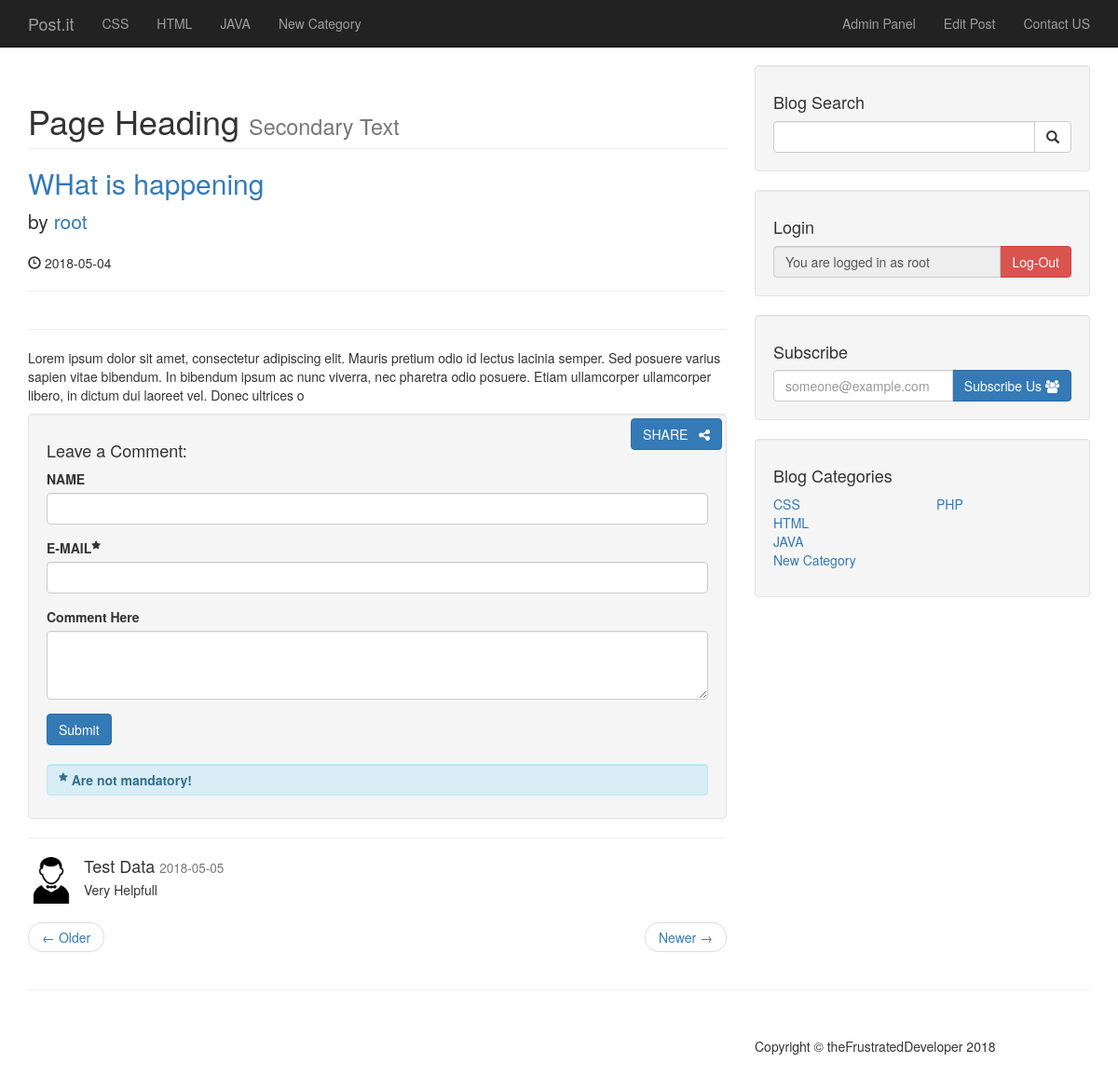
Page /post.php?p_id=7 (signed in) on the committed database.
### tables this page shows
CREATE TABLE `category` (
  `cat_id` int(3) NOT NULL,
  `cat_title` varchar(32) NOT NULL
);

CREATE TABLE `posts` (
  `post_id` int(3) NOT NULL,
  `cat_id` int(3) NOT NULL,
  `post_title` varchar(32) NOT NULL,
  `post_author` varchar(32) NOT NULL,
  `post_date` date NOT NULL,
  `post_img` text NOT NULL,
  `post_content` text NOT NULL,
  `post_tag` text NOT NULL,
  `post_status` varchar(22) NOT NULL DEFAULT 'draft',
  `views_count` int(11) NOT NULL DEFAULT '1'
);

CREATE TABLE `comments` (
  `cmt_id` int(3) NOT NULL,
  `cmt_post_id` int(3) NOT NULL,
  `cmt_author` varchar(32) NOT NULL,
  `cmt_email` varchar(64) DEFAULT NULL,
  `cmt_content` text NOT NULL,
  `cmt_status` varchar(32) NOT NULL DEFAULT 'draft',
  `cmt_date` date NOT NULL
);

### post.php (the view, shortened to what this page needs)
<?php include "includes/header.php";?>
    <?php include "includes/nav.php";?>
    <div class="container">
        <div class="row">
            <div class="col-md-8">
                <h1 class="page-header">
                    Page Heading
                    <small>Secondary Text</small>
                </h1>
                <?php
                    if(isset($_GET['p_id'])){
                        $p_id = $_GET['p_id'];
                        $selectAllfromPosts = "SELECT * FROM posts WHERE post_id=$p_id";
                        $showAllfromPosts = mysqli_query($connect,$selectAllfromPosts);
                        while($row = mysqli_fetch_assoc($showAllfromPosts)){
                            $postID = $row['post_id'];
                            $postTitle = $row['post_title'];
                            $postAuthor = $row['post_author'];
                            $postDate = $row['post_date'];
                            $postContent = $row['post_content'];
                            $updateViews = "UPDATE posts SET views_count = views_count +1 WHERE post_id = $p_id";
                            mysqli_query($connect,$updateViews);
                ?>
                    <h2>
                    <a href="/cms/post/<?php echo $postID?>"><?php echo $postTitle ?></a>
                    </h2>
                    <p class="lead">
                        by <a href="author_posts.php?author=<?php echo $postAuthor ?>"><?php echo $postAuthor ?></a>
                    </p>
                    <p><span class="glyphicon glyphicon-time"></span><?php echo "   ".$postDate ?></p>
                    <hr>
                    <hr>
                    <p><?php echo $postContent ?></p>
                    <div style="float:right;margin-right:5px;margin-top:5px;">
                        <a class="btn btn-primary" href="#">SHARE&nbsp;&nbsp;&nbsp;<i class="fa fa-share-alt" aria-hidden="true"></i></a>
                    </div>
                <?php } } ?>
                <div class="well">
                    <h4>Leave a Comment:</h4>
                    <form action="" method="post" role="form">
                        <div class="form-group">
                            <label for="author">NAME</label>
                            <input type="text" name="cmt_author" class="form-control" required>
                        </div>
                        <div class="form-group">
                            <label for="email">E-MAIL<sup><span class="fa fa-star"></span></sup></label>
                            <input type="email" name="cmt_email" class="form-control">
                        </div>
                        <div class="form-group">
                            <label for="comment">Comment Here</label>
                            <textarea name="cmt_content" class="form-control" rows="3" required></textarea>
                        </div>
                        <button type="submit" name="createComment" class="btn btn-primary">Submit</button><br><br>
                        <div>
                            <label class="form-control alert-info" for="star"><sup><span class="fa fa-star"></span></sup> Are not mandatory! </label>
                        </div>
                    </form>
                </div>
                <hr>
                <?php
                    $p_id = $_GET['p_id'];
                    $selectQuery = "SELECT * FROM comments WHERE cmt_post_id = $p_id AND cmt_status = 'approved'";
                    $performSelectQuery = mysqli_query($connect,$selectQuery);
                    while($row = mysqli_fetch_assoc($performSelectQuery)){
                        $authorName = $row['cmt_author'];
                        $commentDate = $row['cmt_date'];
                        $authorCmt = $row['cmt_content'];
                ?>
                  <div class="media">
                    <a class="pull-left" href="#">
                        <img class="media-object" width="50" height="50" src="images/users/user.png" alt="image">
                    </a>
                    <div class="media-body">
                        <h4 class="media-heading"><?php echo $authorName; ?>
                            <small><?php echo $commentDate; ?></small>
                        </h4>
                        <?php echo $authorCmt; ?>
                    </div>
                </div>
                <?php } ?>
                <ul class="pager">
                    <li class="previous">
                        <a href="#">&larr; Older</a>
                    </li>
                    <li class="next">
                        <a href="#">Newer &rarr;</a>
                    </li>
                </ul>
            </div>
            <?php include "includes/sidebar.php"; ?>
        </div>
        <hr>
<?php include "includes/footer.php"; ?>

### includes/nav.php (shortened to what this page needs)
<nav class="navbar navbar-inverse navbar-fixed-top" role="navigation">
    <div class="container">
        <div class="navbar-header">
            <a class="navbar-brand" href="/cms">Post.it</a>
        </div>
        <div class="collapse navbar-collapse" id="bs-example-navbar-collapse-1">
            <ul class="nav navbar-nav">
                <?php
                $selectAllfromCat = "SELECT * FROM category LIMIT 4";
                $showAllfromCat = mysqli_query($connect,$selectAllfromCat);
                while($row = mysqli_fetch_assoc($showAllfromCat)){
                    $navID = $row['cat_id'];
                    $navTitle = $row['cat_title'];
                    $activeClass = "";
                    $contactClass = "";
                    echo "<li class='$activeClass'><a href='/cms/sidebarCategory/$navID'>$navTitle</a></li>";
                }
                ?>
            </ul>
            <ul class="nav navbar-nav navbar-right">
                <?php
                    if(isset($_SESSION['role'])){
                        echo "<li><a href='/cms/admin'>Admin Panel</a></li>";
                        if($_SESSION['role'] == 1){
                            if(isset($_GET['p_id'])){
                            $postID = $_GET['p_id'];
                            echo "<li><a href='/cms/admin/post_list.php?source=edit_post&p_id=$postID'>Edit Post</a></li>";
                        }
                        }
                    }else{
                        echo "<li><a href='/cms/login'>Login</a></li>";
                    }
                ?>
                <li class="<?php echo $contactClass; ?>"><a href="/cms/contact">Contact US</a></li>
            </ul>
        </div>
    </div>
</nav>

### includes/sidebar.php (shortened to what this page needs)
    <div class="col-md-4">
    <div class="well">
        <h4>Blog Search</h4>
        <form action="search.php" method="get">
        <div class="input-group">
            <input name="search" type="text" class="form-control">
            <span class="input-group-btn">
                <button name="submit" value="true" class="btn btn-default" type="submit">
                    <span class="glyphicon glyphicon-search"></span>
            </button>
            </span>
        </div>
        </form>
    </div>
    <div class="well">
       <?php if(isset($_SESSION['role'])): ?>
           <h4>Login</h4>
           <form action="/cms/includes/logout.php" method="post">
            <div class="input-group">
            <input type="text" name="info" class="form-control" readonly value="You are logged in as <?php echo $_SESSION['username']; ?>">
            <span class="input-group-btn">
                <button name="login" class="btn btn-danger" value="logout" type="submit">
                    Log-Out
                </button>
            </span>
        </div>
        </form>
        <?php endif;?>
        </div>
        <div class="well">
        <h4>Subscribe</h4>
        <form action="" method="post">
        <div class="input-group">
            <input type="email" name="subEmail" class="form-control" placeholder="someone@example.com">
            <span class="input-group-btn">
                <button name="subs" class="btn btn-primary" value="subscriber" type="submit">
                  Subscribe Us&nbsp;<i class="fa fa-users" aria-hidden="true"></i>
                </button>
            </span>
        </div>
    </div>
    <div class="well">
        <h4>Blog Categories</h4>
        <div class="row">
            <div class="col-lg-6">
                <ul class="list-unstyled">
                <?php
                $selectAllfromCat = "SELECT * FROM category LIMIT 4";
                $showAllfromCat = mysqli_query($connect,$selectAllfromCat);
                while($row = mysqli_fetch_assoc($showAllfromCat)){
                    $navID = $row['cat_id'];
                    $navTitle = $row['cat_title'];
                    echo "<li><a href='/cms/sidebarCategory/$navID'>$navTitle</a></li>";
                }
                ?>
                </ul>
            </div>
            <div class="col-lg-6">
                <ul class="list-unstyled">
                <?php
                $selectAllfromCat = "SELECT * FROM category LIMIT 4,8";
                $showAllfromCat = mysqli_query($connect,$selectAllfromCat);
                while($row = mysqli_fetch_assoc($showAllfromCat)){
                    $navID = $row['cat_id'];
                    $navTitle = $row['cat_title'];
                    echo "<li><a href='/cms/sidebarCategory/$navID'>$navTitle</a></li>";
                }
                ?>
                </ul>
            </div>
        </div>
    </div>
</div>

### css/blog-home.css (style rules this page uses)
body { padding-top: 70px; }

### rows in the picture
category: cat_title "CSS"
category: cat_title "HTML"
category: cat_title "JAVA"
category: cat_title "New Category"
posts: post_title "WHat is happening", post_author "root", post_date "2018-05-04", post_content "Lorem ipsum dolor sit amet, consectetur adipiscing elit. Mauris pretium odio id lectus lacinia semper. Sed posuere varius sapien vitae bibendum. In bibendum ipsum ac nunc viverra, nec pharetra odio posuere. Etiam ullamcorper ullamcorper libero, in dictum dui laoreet vel. Donec ultrices o"
comments: cmt_author "Test Data", cmt_date "2018-05-05", cmt_content "Very Helpfull"
category: cat_title "PHP"
